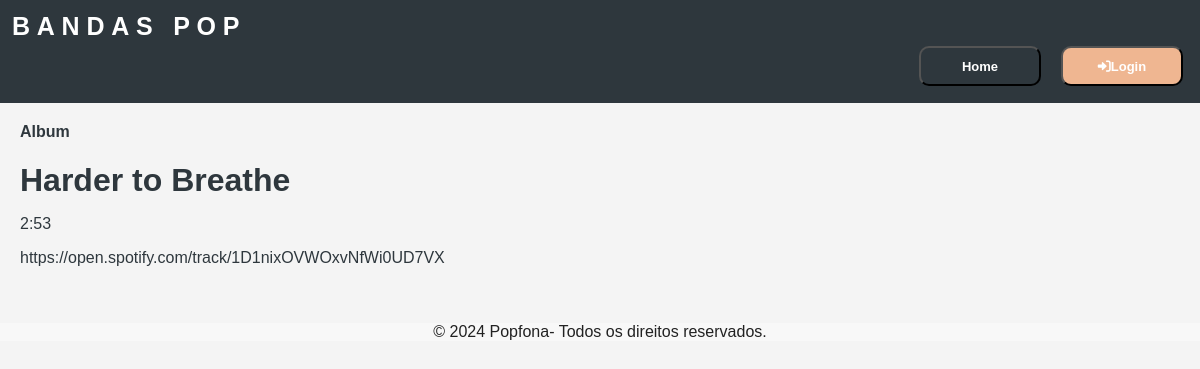
Screenshot of /bands/musica/471/ with the database file from the repository.
### bands/models.py (models this page shows, shortened)
class Album(models.Model):
    titulo = models.CharField(max_length=100)
    ano_lancamento = models.IntegerField()
    data = models.DateField()
    capa = models.ImageField(null=True,blank=True,upload_to='bands/fotos')
    musicas = models.ManyToManyField(Musica,related_name='albuns')

class Musica(models.Model):
    nome = models.CharField(max_length=100)
    duracao = models.CharField(max_length=100)
    spotify = models.URLField(blank = True)
    letra = models.TextField(default='', null=True, blank=True)

### bands/views.py (the view)
# urls.py: path('musica/<int:musica_id>/', views.musica_view, name='musica'),
def musica_view(request,musica_id):
    musica = Musica.objects.get(id=musica_id)
    albuns  = Album.objects.filter(musicas__id=musica_id)
    user_is_superuser = request.user.is_superuser
    user_is_editor = request.user.groups.filter(name='editores de bandas').exists()
    context = {
    'musica': musica,
    'albuns': albuns,
    'user_is_superuser': user_is_superuser,
    'user_is_editor': user_is_editor,
    }
    return render(request, "bands/musica.html",context)

### bands/templates/bands/musica.html (shortened to what this page needs)
{% extends 'bands/layout.html' %}
{% block content %}
<div class="container">
    {% for album in albuns %}
    <a class="album-link" href="{% url 'bands:album' album.id %}"> Album</a>
    {% endfor %}
    <div class="album-info">
        <h1> {{musica.nome}}</h1>
        <p>{{musica.duracao}}</p>
        <p>{{musica.spotify}}</p>
    </div>
</div>
{% endblock %}

### static/bands/estilos.css (style rules this page uses)
* { font-family: "Montserrat", sans-serif; }
body { margin: 0; background: #f4f4f4; color: #2E373D; font-weight: 300; min-height:100vh; }
.container { max-width: 1200px; margin: 0 auto; padding: 20px; }
.album-link { color: #2E373D; text-decoration: none; font-weight: bold; }
.album-info { margin-top: 20px; }
.album-info h1 { color: #2E373D; margin-bottom: 10px; }
.album-info p { margin-bottom: 5px; }

### rows the page displays
Musica: nome "Harder to Breathe", duracao "2:53", spotify "https://open.spotify.com/track/1D1nixOVWOxvNfWi0UD7VX"
